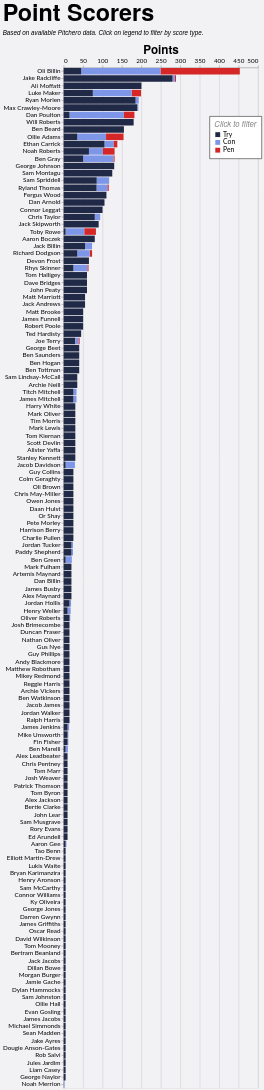

This figure's Vega-Lite source:
### Vega-Lite specification from a JSON file in a GitHub repository (floating-point values rounded to 4 significant figures; data arrays with more than 128 entries replaced by an {"elided": "..."} marker saying what was removed)
{"config": {"axis": {"labelFont": "Lato, sans-serif", "titleFont": "PT Sans Narrow, Helvetica Neue, Helvetica, Arial, sans-serif", "labelFontSize": 13, "titleFontSize": 24, "gridColor": "#202947", "gridOpacity": 0.2}, "header": {"labelFont": "PT Sans Narrow, Helvetica Neue, Helvetica, Arial, sans-serif", "titleFont": "PT Sans Narrow, Helvetica Neue, Helvetica, Arial, sans-serif", "labelFontSize": 24, "titleFontSize": 28, "labelFontWeight": "bold", "orient": "left"}, "legend": {"labelFont": "Lato, sans-serif", "titleFont": "PT Sans Narrow, Helvetica Neue, Helvetica, Arial, sans-serif", "labelFontSize": 14, "titleFontSize": 16, "titlePadding": 5, "fillColor": "white", "strokeColor": "black", "padding": 10, "titleFontWeight": "lighter", "titleFontStyle": "italic", "titleColor": "gray", "offset": 10}, "title": {"font": "PT Sans Narrow, Helvetica Neue, Helvetica, Arial, sans-serif", "fontSize": 48, "fontWeight": "bold", "anchor": "start", "align": "center", "titlePadding": 20, "subtitlePadding": 10, "subtitleFontSize": 13, "subtitleColor": "", "subtitleFontStyle": "italic", "offset": 15, "color": "black"}, "axisX": {"labelAngle": 0}, "facet": {"title": null, "header": null, "align": {"row": "each", "column": "each"}}, "resolve": {"scale": {"y": "independent", "facet": "independent"}}, "background": "#f2f1f4"}, "data": {"name": "data-e14b11a814f92bee8025f33bbd268d29"}, "mark": {"type": "bar"}, "encoding": {"color": {"field": "event", "legend": {"legendX": 300, "legendY": 100, "orient": "none", "title": "Click to filter"}, "scale": {"domain": ["Try", "Con", "Pen"], "range": ["#202946", "#7d96e8", "#d62728"]}, "type": "nominal"}, "order": {"field": "event_sort", "sort": "ascending", "type": "quantitative"}, "tooltip": [{"field": "player", "title": "Player", "type": "nominal"}, {"field": "event", "title": "Type", "type": "nominal"}, {"aggregate": "sum", "field": "count", "title": "Count", "type": "quantitative"}, {"aggregate": "sum", "field": "Points", "title": "Points", "type": "quantitative"}, {"aggregate": "sum", "field": "A", "title": "Games", "type": "quantitative"}], "x": {"aggregate": "sum", "axis": {"orient": "top", "title": "Points"}, "field": "Points", "type": "quantitative"}, "y": {"field": "player", "sort": "-x", "title": null, "type": "nominal"}}, "height": {"step": 15}, "params": [{"name": "param_1", "select": {"type": "point", "fields": ["event"]}, "bind": "legend"}], "title": {"text": "Point Scorers", "subtitle": "Based on available Pitchero data. Click on legend to filter by score type."}, "transform": [{"filter": {"param": "param_1"}}, {"calculate": "datum.event == 'Try' ? 1 : datum.event == 'Con' ? 2 : datum.event == 'Pen' ? 3 : 4", "as": "event_sort"}], "width": 400, "$schema": "https://vega.github.io/schema/vega-lite/v5.20.1.json", "datasets": {"data-e14b11a814f92bee8025f33bbd268d29": {"elided": "444 records"}}}
